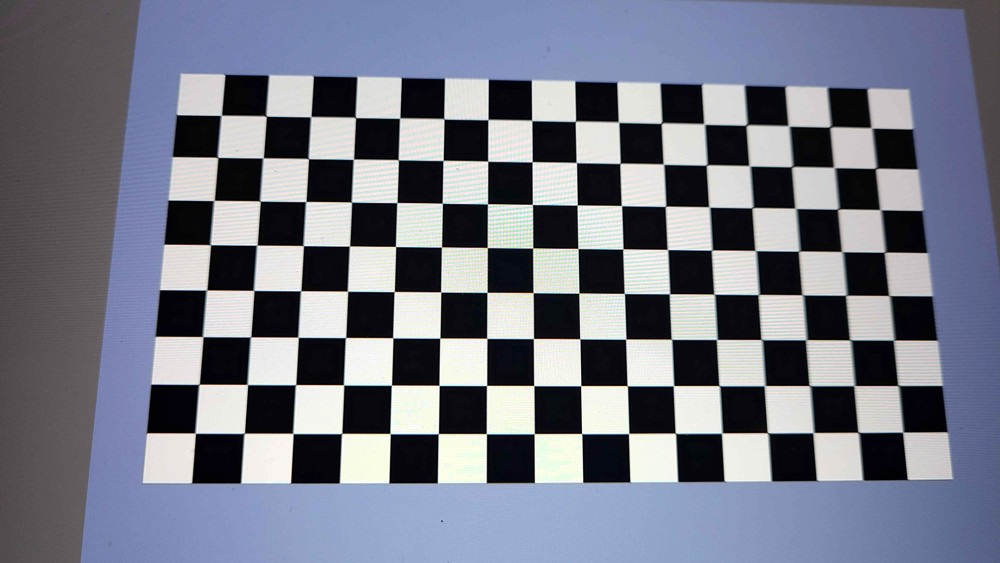
#> input picture photogrammetry/calib_5_16x8.jpg, 1000 x 563 px
$ jupyter execute drone_photogrammetry.ipynb
#> lines starting #> are read from the running program, lines starting #| are printed output that depends on the picture
#> further down, img is the input picture: shape (563, 1000, 3); mean B, G, R 134.8, 120.8, 117.2
[cell 1]
import numpy as np
import cv2 as cv

def calibrate_camera(grid_x, grid_y, size_x, size_y, images):
    """
    Calibrate camera using chessboard images.

    Parameters:
    grid_x (int): Number of inner corners along x direction
    grid_y (int): Number of inner corners along y direction
    size_x (float): Physical size of the grid in x direction (per square)
    size_y (float): Physical size of the grid in y direction (per square)
    images (list): List of images as numpy arrays

    Returns:
    tuple: (ret, mtx, dist, rvecs, tvecs)
        ret: RMS re-projection error
        mtx: Camera matrix (3x3)
        dist: Distortion coefficients
        rvecs: Rotation vectors
        tvecs: Translation vectors
    """
#> called with grid_x = 16, grid_y = 8, size_x = 1, size_y = 1
    # Termination criteria for cornerSubPix
    criteria = (cv.TERM_CRITERIA_EPS + cv.TERM_CRITERIA_MAX_ITER, 30, 0.001)

    # Prepare object points
    grid_size = (grid_x, grid_y)
    objp = np.zeros((grid_size[0] * grid_size[1], 3), np.float32)

    # Create grid of points with actual physical dimensions
    x_coords = np.linspace(0, size_x * (grid_x - 1), grid_x)
    y_coords = np.linspace(0, size_y * (grid_y - 1), grid_y)
    x_grid, y_grid = np.meshgrid(x_coords, y_coords)
    objp[:,:2] = np.column_stack((x_grid.flatten(), y_grid.flatten()))

    # Arrays to store object points and image points
    objpoints = []  # 3d points in real world space
    imgpoints = []  # 2d points in image plane

    for img in images:
        # Convert to grayscale
        if len(img.shape) == 3:
            gray = cv.cvtColor(img, cv.COLOR_BGR2GRAY)
        else:
            gray = img

        # Find the chess board corners
        ret, corners = cv.findChessboardCorners(gray, grid_size, None)

        if ret:
            objpoints.append(objp)
            # Refine corners to sub-pixel accuracy
            corners2 = cv.cornerSubPix(gray, corners, (11,11), (-1,-1), criteria)
            imgpoints.append(corners2)
#> this loop made 1 pass
#> ret on pass 1: True
#> pass 1, in calibrate_camera, `gray = cv.cvtColor(img, cv.COLOR_BGR2GRAY)`:
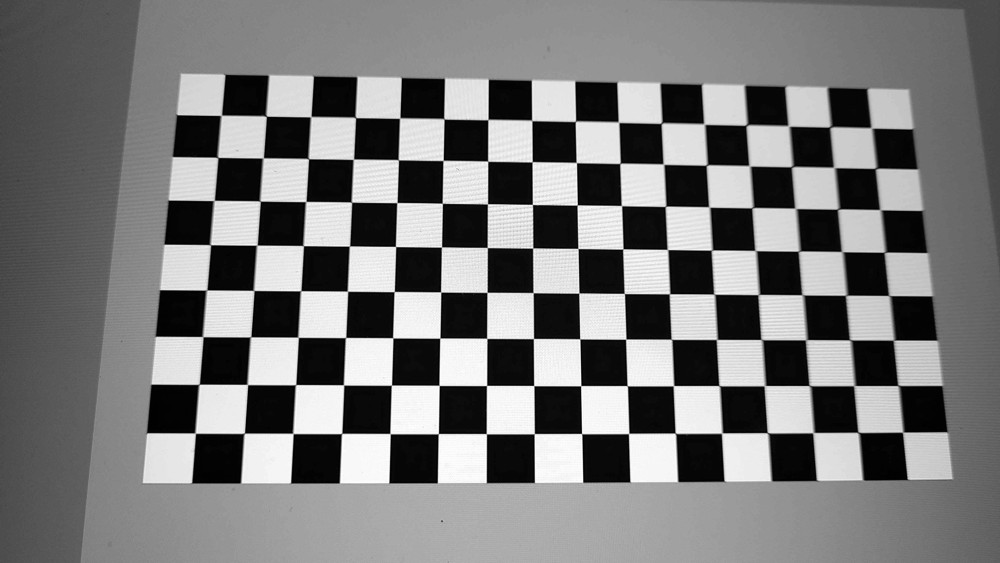
#> gray: shape (563, 1000); min 0, max 255, mean 121.3
#> after the loop, imgpoints = 1 item; objpoints = 1 item

    # Perform camera calibration
    if len(objpoints) > 0:
        return cv.calibrateCamera(
            objpoints,
            imgpoints,
            gray.shape[::-1],  # image size (width, height)
            None,
            None
        )
    else:
        raise ValueError("No valid calibration patterns found in the provided images")

[cell 2]
class DroneCamera:
    def __init__(self):
        """Initialize DroneCamera with empty state."""
        self.R_drone_to_camera = None
        self.mtx = None
        self.dist = None
        self.img_x = None
        self.img_y = None

    @staticmethod
    def rpy_forward_matrix(roll, pitch, yaw):
        """
        Calculate rotation matrix from roll, pitch, yaw angles (in degrees).
        Returns R such that R[x y z]^T maps world coordinates to drone coordinates.

        Parameters:
        roll (float): Roll angle in degrees
        pitch (float): Pitch angle in degrees
        yaw (float): Yaw angle in degrees

        Returns:
        np.ndarray: 3x3 rotation matrix
        """
        # Convert to radians and reverse direction (since it's a passive transform)
        roll = np.deg2rad(roll)
        pitch = np.deg2rad(pitch)
        yaw = np.deg2rad(yaw)

        # Roll matrix
        Rx = np.array([
            [1, 0, 0],
            [0, np.cos(roll), -np.sin(roll)],
            [0, np.sin(roll), np.cos(roll)]
        ])

        # Pitch matrix
        Ry = np.array([
            [np.cos(pitch), 0, np.sin(pitch)],
            [0, 1, 0],
            [-np.sin(pitch), 0, np.cos(pitch)]
        ])

        # Yaw matrix
        Rz = np.array([
            [np.cos(yaw), -np.sin(yaw), 0],
            [np.sin(yaw),  np.cos(yaw), 0],
            [0,                      0, 1]
        ])

        # Combined rotation matrix
        R = Rz @ Ry @ Rx
        R = R.transpose() # We need the passive transform, not the active
        return R

    def calibrate(self, roll, pitch, yaw, image, grid_x, grid_y, size_x, size_y):
        """
        Calibrate camera using a single image and drone orientation.

        Parameters:
        roll (float): Roll angle in degrees
        pitch (float): Pitch angle in degrees
        yaw (float): Yaw angle in degrees
        image (np.ndarray): Calibration image
        grid_x (int): Number of inner corners along x direction
        grid_y (int): Number of inner corners along y direction
        size_x (float): Physical size of the grid in x direction (per square)
        size_y (float): Physical size of the grid in y direction (per square)
        """
        # Perform camera calibration
        ret, mtx, dist, rvecs, tvecs = calibrate_camera(
            grid_x=grid_x,
            grid_y=grid_y,
            size_x=size_x,
            size_y=size_y,
            images=[image]
        )
#> ret = 0.07; mtx = [[687, 0, 508.6], [0, 689.6, 304.7], [0, 0, 1]]; dist = [[-0.0481, 0.119, -0.000574, -0.000327, -0.17]]; rvecs = ([-0.184, -0.0427, 0.00333],); tvecs = ([-6.46, -4.24, 15.35],)

        self.img_x, self.img_y = image.shape[0], image.shape[1]
#> self.img_x = 563; self.img_y = 1000

        # Store intrinsic parameters
        self.mtx = mtx
#> self.mtx = [[687, 0, 508.6], [0, 689.6, 304.7], [0, 0, 1]]
        self.dist = dist
#> self.dist = [[-0.0481, 0.119, -0.000574, -0.000327, -0.17]]

        # Convert rotation vector to matrix
        R, _ = cv.Rodrigues(rvecs[0])
#> R = [[0.999, 0.000613, -0.0427], [0.00724, 0.983, 0.183], [0.0421, -0.183, 0.982]]

        # Determine if checkerboard was rotated 180 degrees
        angle = np.linalg.norm(rvecs[0])
#> angle = 0.189
        if np.abs(angle / np.pi * 180 - 180) < 30:
            R_cv_to_local = np.array([
                [0, 1, 0],
                [1, 0, 0],
                [0, 0, -1]
            ])
        else:
            R_cv_to_local = np.array([
                [0, -1, 0],
                [-1, 0, 0],
                [0, 0, -1]
            ])

        # Calculate drone to local transformation
        R_local_to_drone = self.rpy_forward_matrix(roll, pitch, yaw)

        # Calculate final transformation
        self.R_drone_to_camera = R @ R_cv_to_local.T @ R_local_to_drone.T
#> self.R_drone_to_camera = [[-0.000613, -0.999, 0.0427], [-0.983, -0.00724, -0.183], [0.183, -0.0421, -0.982]]

        return ret

    def project_point(self, point_drone):
        """
        Project a 3D point in drone coordinates to image coordinates.

        Parameters:
        point_drone (np.ndarray): 3D point in drone coordinates

        Returns:
        np.ndarray: 2D point in image coordinates (pixels)
        """
        if self.R_drone_to_camera is None or self.mtx is None or self.dist is None:
            raise ValueError("Camera not calibrated")
        point_2d, _ = cv.projectPoints(
            np.array([point_drone]),
            self.R_drone_to_camera,
            np.zeros(3), # no translation
            self.mtx,
            self.dist
        )

        return point_2d[0][0]

    def unproject_point(self, pixel_coords):
        """
        Unproject a 2D point in image coordinates to a ray in drone coordinates.

        Parameters:
        pixel_coords (np.ndarray): 2D point in image coordinates (pixels)

        Returns:
        np.ndarray: 3D ray direction in drone coordinates (normalized)
        """
        if self.R_drone_to_camera is None or self.mtx is None or self.dist is None:
            raise ValueError("Camera not calibrated")

        # Undistort point
        normalized_coords = cv.undistortPoints(
            np.array([[pixel_coords]]),
            self.mtx,
            self.dist
        )
#> normalized_coords = [[5.34e-05, 2.78e-05]]

        # Create ray in camera coordinates
        ray_camera = np.array([normalized_coords[0][0][0],
                             normalized_coords[0][0][1],
                             1.0])
#> ray_camera = [5.34e-05, 2.78e-05, 1]

        # Transform ray to drone coordinates
        ray_drone = self.R_drone_to_camera.T @ ray_camera
#> ray_drone = [0.183, -0.0422, -0.982]

        # Normalize ray
        return ray_drone / np.linalg.norm(ray_drone)

    def backproject_point_to_local_ray(self, pixel_coords, drone_xyz, drone_roll, drone_pitch, drone_yaw):
        """
        Back-projects a 2D point in image coordinates to a ray in local coordinates.
        """
#> called with pixel_coords = array of shape (2,), drone_xyz = array of shape (3,), drone_roll = 0, drone_pitch = -34, drone_yaw = 0
        ray_drone = self.unproject_point(pixel_coords)
#> ray_drone = [0.183, -0.0422, -0.982]
        R = self.rpy_forward_matrix(drone_roll, drone_pitch, drone_yaw)
        ray_local = R.T @ ray_drone
#> ray_local = [0.701, -0.0422, -0.712]
        ray_local = ray_local / np.linalg.norm(ray_local)
        return drone_xyz, ray_local

    def backproject_point_to_local_ground(self, pixel_coords, drone_xyz, drone_roll, drone_pitch, drone_yaw):
        """
        Back-projects a 2D point in image coordinates to a (x, y) point on the ground,
        assuming that the ground is at z = 0.
        """
#> called with pixel_coords = array of shape (2,), drone_xyz = array of shape (3,), drone_roll = 0, drone_pitch = -34, drone_yaw = 0
        drone_xyz, ray_local = self.backproject_point_to_local_ray(pixel_coords, drone_xyz, drone_roll, drone_pitch, drone_yaw)
#> drone_xyz = [100, 0, 100]; ray_local = [0.701, -0.0422, -0.712]
        ray_length = -drone_xyz[2] / ray_local[2]
#> ray_length = 140.5
        return (drone_xyz + ray_length * ray_local)[:2]

    def report_state(self):
        print("IMG RESOLUTION:\n", self.img_x, self.img_y)
        print("CAMERA MATRIX:\n", self.mtx)
        print("DISTORTION:\n", self.dist)
        print("DRONE-TO-CAM FORWARD MATRIX:\n", self.R_drone_to_camera)

[cell 3]
droneCam = DroneCamera()

grid_x, grid_y = 16, 8
img = cv.imread('calib_5_16x8.jpg')
drone_roll, drone_pitch, drone_yaw = 0, 0, 0
droneCam.calibrate(roll=drone_roll, pitch=drone_pitch, yaw=drone_yaw,
                   image=img,
                   grid_x=grid_x, grid_y=grid_y, size_x=1, size_y=1);


$ run again, with photogrammetry/calib_3_9x6.jpg copied over photogrammetry/calib_5_16x8.jpg
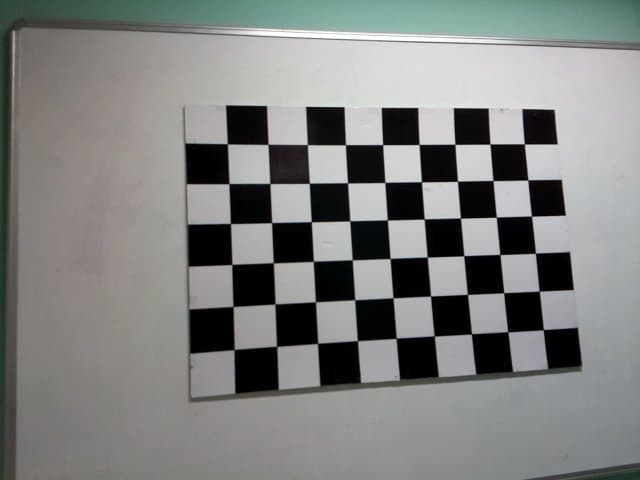
#> input picture photogrammetry/calib_3_9x6.jpg, 640 x 480 px
#> img is the input picture: shape (480, 640, 3); mean B, G, R 128.3, 129.5, 128.2
#> the loop in calibrate_camera, `for img in images:` made 1 pass
#> ret on pass 1: False
#> pass 1, in calibrate_camera, `gray = cv.cvtColor(img, cv.COLOR_BGR2GRAY)`:
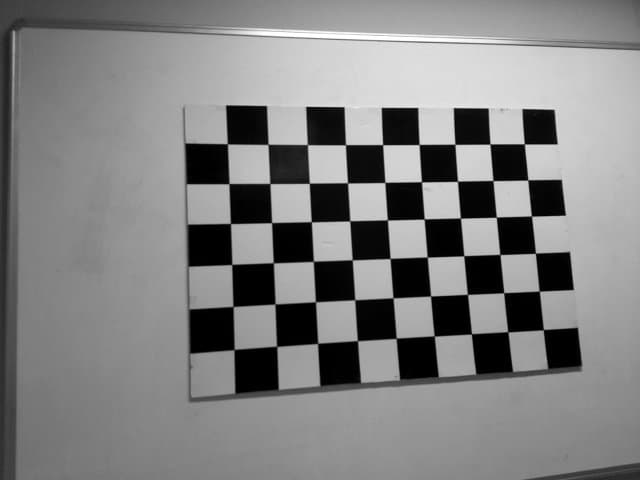
#> gray: shape (480, 640); min 0, max 255, mean 129
#> after the loop in calibrate_camera, `for img in images:`: imgpoints = []
